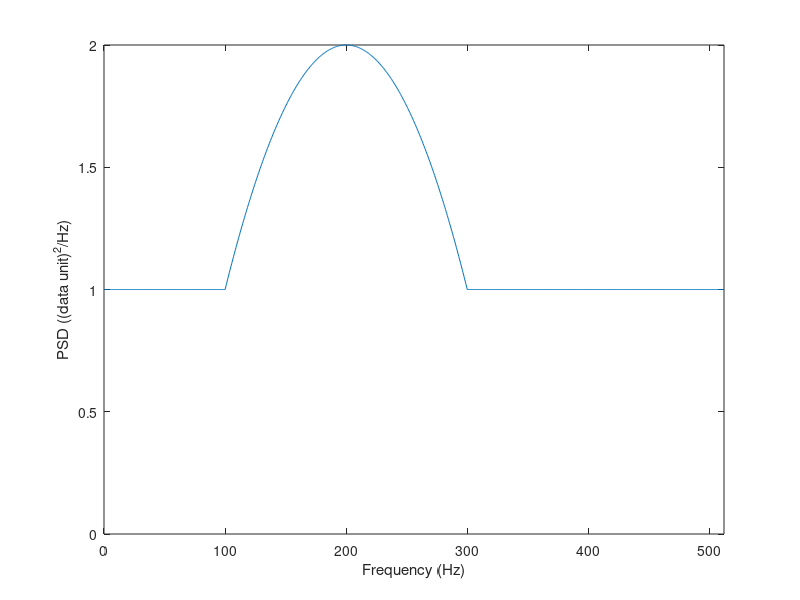

MATLAB code for this plot: (Note: this script raises an error after producing the figure.)
%% How to normalize a signal for a given SNR
% We will normalize a signal such that the Likelihood ratio (LR) test for it has
% a given signal-to-noise ratio (SNR) in noise with a given Power Spectral 
% Density (PSD). [We often shorten this statement to say: "Normalize the
% signal to have a given SNR." ]

%%
% Path to folder containing signal and noise generation codes
addpath ../SIGNALS
addpath ../NOISE

%%
% This is the target SNR for the LR
snr = 10;

%%
% Data generation parameters
nSamples = 2048;
sampFreq = 1024;
timeVec = (0:(nSamples-1))/sampFreq;

%%
% Generate your assigned signal (modify as needed)
% Example: a sine wave with frequency 5 Hz
freq = 5;
sigVec = sin(2*pi*freq*timeVec);

%%
% We will use the noise PSD used in colGaussNoiseDemo.m but add a constant
% to remove the parts that are zero. (Exercise: Prove that if the noise PSD
% is zero at some frequencies but the signal added to the noise is not,
% then one can create a detection statistic with infinite SNR.)
noisePSD = @(f) (f>=100 & f<=300).*(f-100).*(300-f)/10000 + 1;

%%
% Generate the PSD vector to be used in the normalization. Should be
% generated for all positive DFT frequencies. 
dataLen = nSamples/sampFreq;
kNyq = floor(nSamples/2)+1;
posFreq = (0:(kNyq-1))*(1/dataLen);
psdPosFreq = noisePSD(posFreq);
figure;
plot(posFreq,psdPosFreq);
axis([0,posFreq(end),0,max(psdPosFreq)]);
xlabel('Frequency (Hz)');
ylabel('PSD ((data unit)^2/Hz)');

%% Calculation of the norm
% Norm of signal squared is inner product of signal with itself
normSigSqrd = innerprodpsd(sigVec,sigVec,sampFreq,psdPosFreq);
% Normalize signal to specified SNR
sigVec = snr*sigVec/sqrt(normSigSqrd);

%% Test
%Obtain LLR values for multiple noise realizations
nH0Data = 1000;
llrH0 = zeros(1,nH0Data);
for lp = 1:nH0Data
    noiseVec = statgaussnoisegen(nSamples,[posFreq(:),psdPosFreq(:)],100,sampFreq);
    llrH0(lp) = innerprodpsd(noiseVec,sigVec,sampFreq,psdPosFreq);
end
%Obtain LLR for multiple data (=signal+noise) realizations
nH1Data = 1000;
llrH1 = zeros(1,nH1Data);
for lp = 1:nH0Data
    noiseVec = statgaussnoisegen(nSamples,[posFreq(:),psdPosFreq(:)],100,sampFreq);
    % Add normalized signal
    dataVec = noiseVec + sigVec;
    llrH1(lp) = innerprodpsd(dataVec,sigVec,sampFreq,psdPosFreq);
end
%%
% Signal to noise ratio estimate
estSNR = (mean(llrH1)-mean(llrH0))/std(llrH0);

figure;
histogram(llrH0);
hold on;
histogram(llrH1);
xlabel('LLR');
ylabel('Counts');
legend('H_0','H_1');
title(['Estimated SNR = ',num2str(estSNR)]);

%%
% A noise realization
figure;
plot(timeVec,noiseVec);
xlabel('Time (sec)');
ylabel('Noise');
%%
% A data realization
figure;
plot(timeVec,dataVec);
hold on;
plot(timeVec,sigVec);
xlabel('Time (sec)');
ylabel('Data');

%% Plot the periodogram of the signal
figure;
periodogram(sigVec,[],[],sampFreq);
title('Periodogram of the Signal');

%% Plot the periodogram of the data
figure;
periodogram(dataVec,[],[],sampFreq);
title('Periodogram of the Data');

%% Plot the spectrogram of the data
figure;
spectrogram(dataVec,128,120,128,sampFreq,'yaxis');
title('Spectrogram of the Data');




